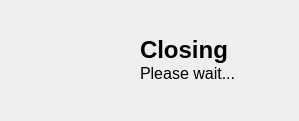
<?xml version="1.0" encoding="UTF-8"?>
<ui version="4.0">
 <class>FrmClosingApp</class>
 <widget class="QDialog" name="FrmClosingApp">
  <property name="geometry">
   <rect>
    <x>0</x>
    <y>0</y>
    <width>299</width>
    <height>121</height>
   </rect>
  </property>
  <property name="windowTitle">
   <string>Dialog</string>
  </property>
  <property name="styleSheet">
   <string notr="true">font-size: 25px;</string>
  </property>
  <widget class="QWidget" name="widget" native="true">
   <property name="geometry">
    <rect>
     <x>10</x>
     <y>10</y>
     <width>100</width>
     <height>100</height>
    </rect>
   </property>
   <property name="minimumSize">
    <size>
     <width>100</width>
     <height>100</height>
    </size>
   </property>
   <property name="styleSheet">
    <string notr="true">image: url(:/images/gpilot_256.png);</string>
   </property>
  </widget>
  <widget class="QLabel" name="label">
   <property name="geometry">
    <rect>
     <x>140</x>
     <y>10</y>
     <width>151</width>
     <height>99</height>
    </rect>
   </property>
   <property name="font">
    <font>
     <pointsize>-1</pointsize>
    </font>
   </property>
   <property name="text">
    <string>&lt;html&gt;&lt;head/&gt;&lt;body&gt;&lt;p&gt;&lt;span style=&quot; font-size:18pt; font-weight:700;&quot;&gt;Closing&lt;/span&gt;&lt;br/&gt;&lt;span style=&quot; font-size:12pt;&quot;&gt;Please wait...&lt;/span&gt;&lt;/p&gt;&lt;/body&gt;&lt;/html&gt;</string>
   </property>
   <property name="alignment">
    <set>Qt::AlignmentFlag::AlignLeading|Qt::AlignmentFlag::AlignLeft|Qt::AlignmentFlag::AlignVCenter</set>
   </property>
  </widget>
 </widget>
 <resources/>
 <connections/>
</ui>
